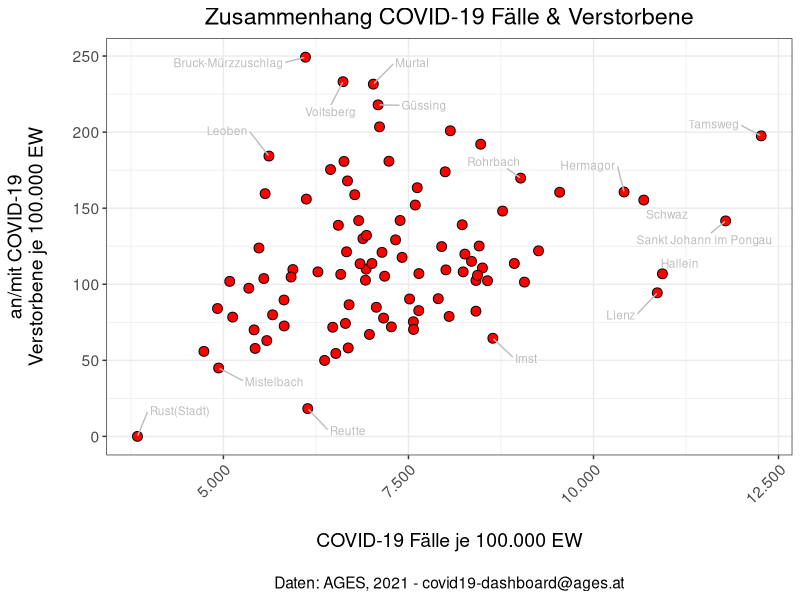
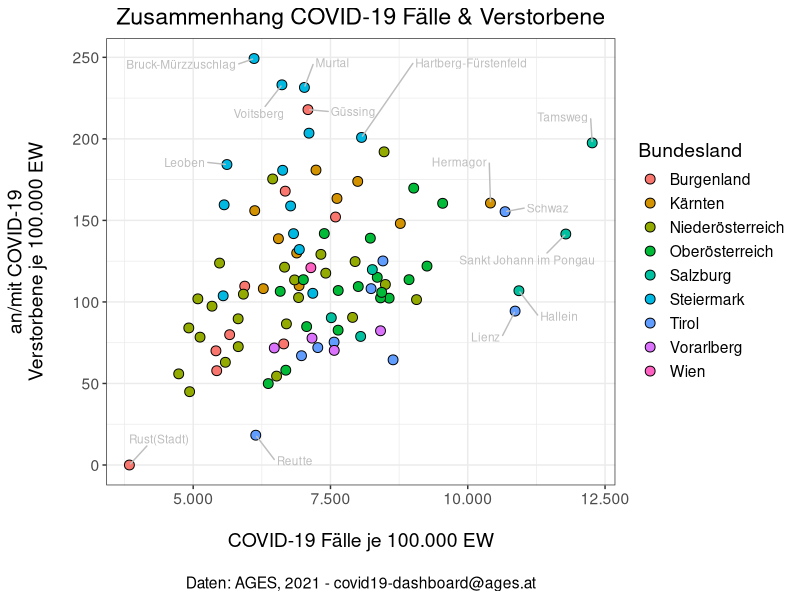
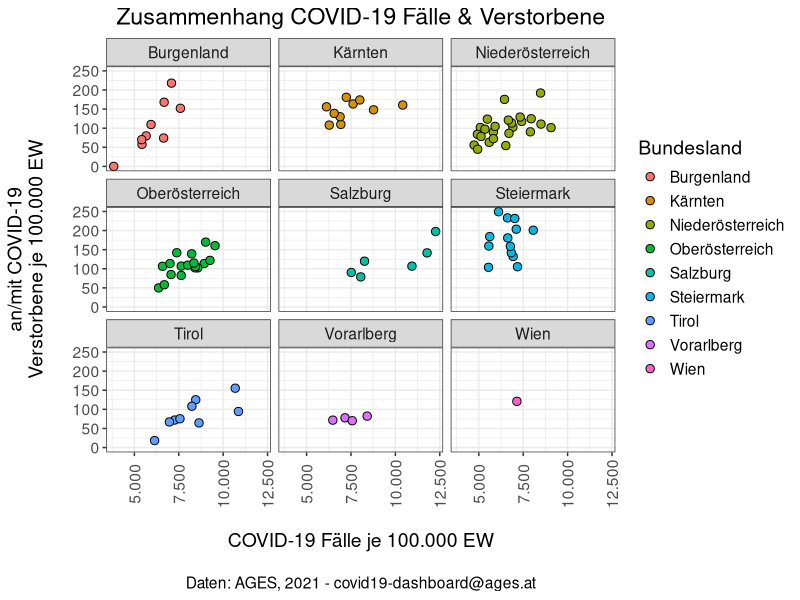
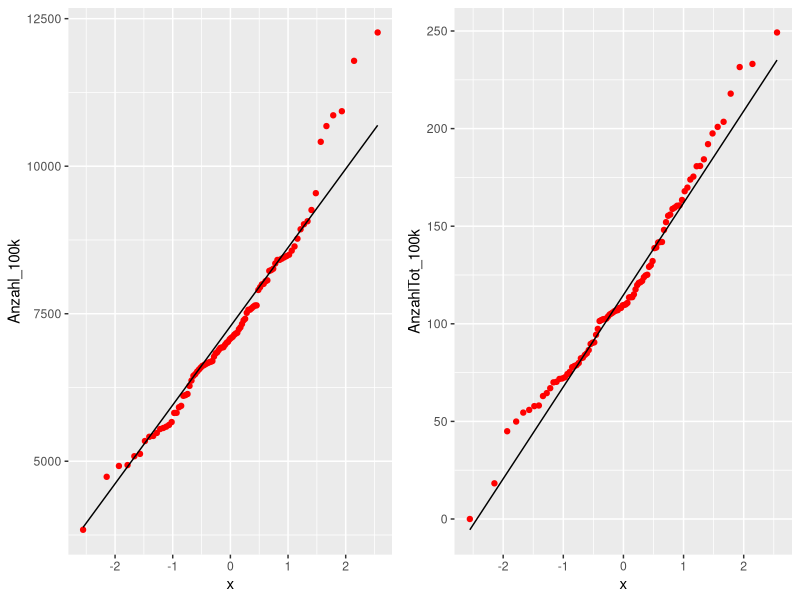
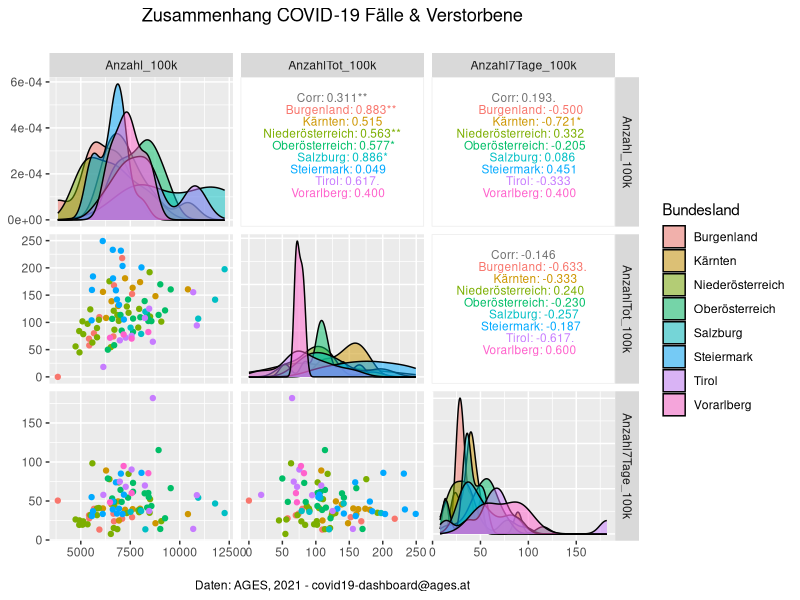
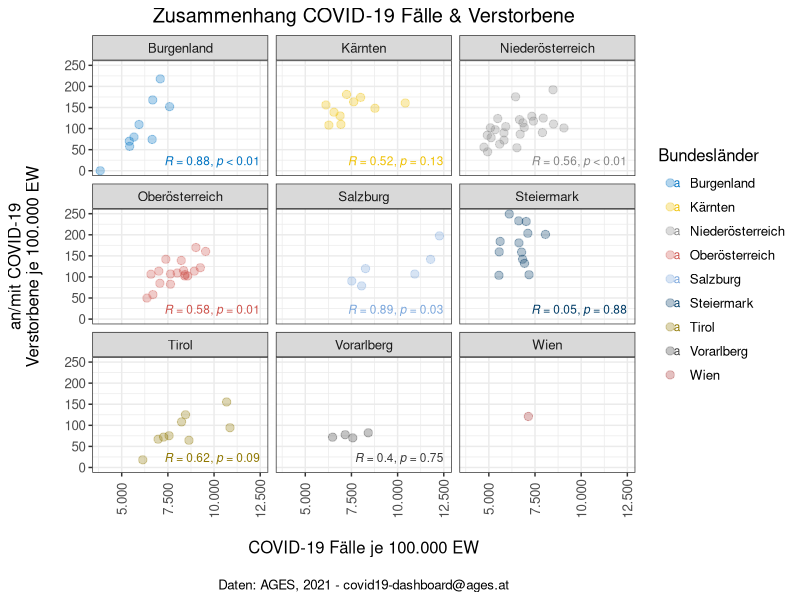
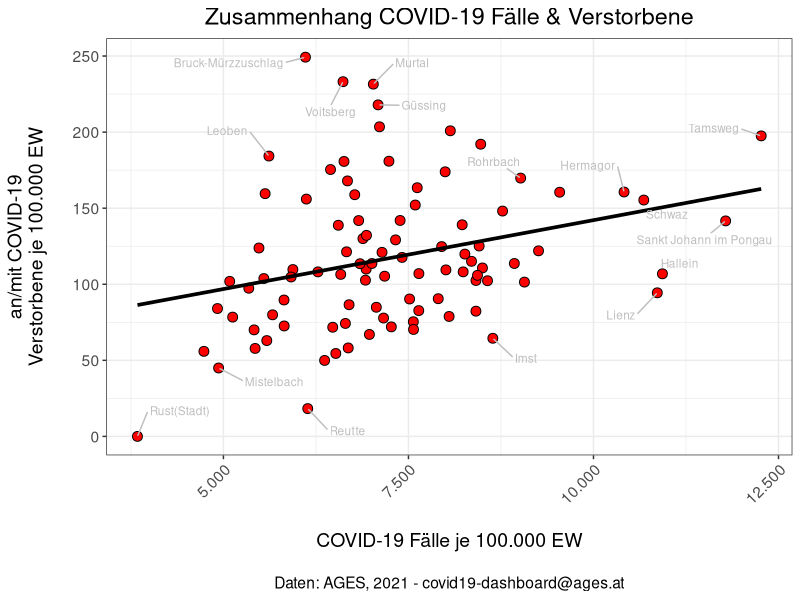
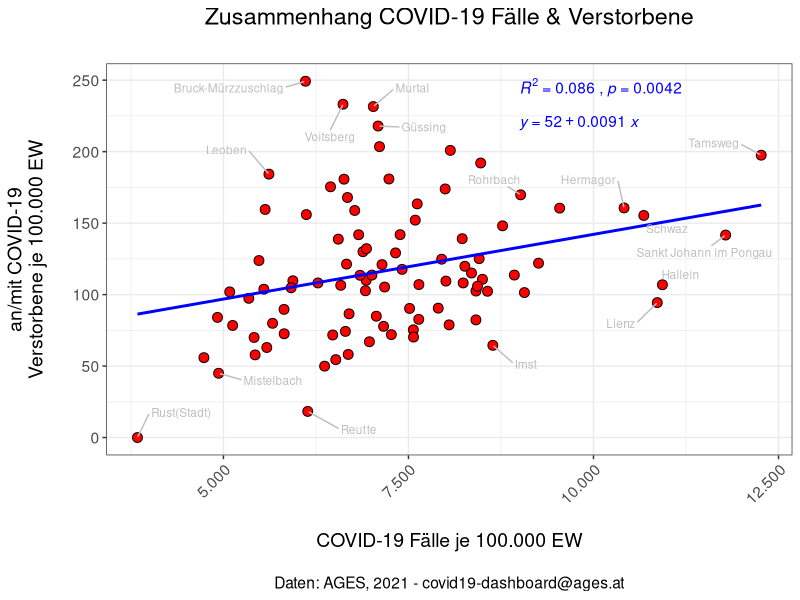

The R script that drew these images, in order:
## ---- chunk 1
myScriptname <- "10_metrische_zusammenhaenge"

knitr::asis_output(paste(
  "<p><strong>tl;dr: </strong>",
  "<a href=\"https://kamihoeferl.at/lehre/vu_sozwiss_1/",
  myScriptname,
  ".R\" type=\"application/octet-stream\">Her mit dem Code!</a></p>",
  sep = ""))
## ---- chunk 2
library(tidyverse)
library(scales)
library(ggrepel)

agesRohdaten <- read.csv2("data/agesRohdaten_25-05-21.csv", encoding = "UTF-8") %>%
  as_tibble()
covidCases <- agesRohdaten %>%
  mutate(Anzahl_100k = Anzahl/(AnzEinwohner/100000),
         AnzahlTot_100k = AnzahlTot/(AnzEinwohner/100000),
         Anzahl7Tage_100k = AnzahlFaelle7Tage/(AnzEinwohner/100000))
covidCases <- covidCases %>%
  mutate(bula = factor(floor(GKZ/100),
                       levels = c(1:9),
                       labels = c("Burgenland",
                                  "Kärnten",
                                  "Niederösterreich",
                                  "Oberösterreich",
                                  "Salzburg",
                                  "Steiermark",
                                  "Tirol",
                                  "Vorarlberg",
                                  "Wien")
                       )
         )
## ---- chunk 3
ggplot(covidCases, aes(x = Anzahl_100k, y = AnzahlTot_100k)) +
  geom_point(size = 3, shape=21, fill = "red") +
  ggrepel::geom_text_repel(aes(label = Bezirk),
                size = 3,
                color = "gray",
                box.padding = 1) +
  scale_x_continuous(labels = scales::label_comma(big.mark = ".", 
                                                  decimal.mark = ",")) +
  theme_bw() +
  theme(text = element_text(size = 14),
        plot.title = element_text(hjust = 0.5),
        plot.caption = element_text(hjust = 0.5),
        axis.text.x=element_text(angle = 45, hjust = 1)) +
  labs(title = "Zusammenhang COVID-19 Fälle & Verstorbene",
       x = "\nCOVID-19 Fälle je 100.000 EW",
       y = "an/mit COVID-19\nVerstorbene je 100.000 EW\n",
       caption = "\nDaten: AGES, 2021 - covid19-dashboard@ages.at",
       color = "Bundesland")
## ---- chunk 4
ggplot(covidCases, aes(x = Anzahl_100k, y = AnzahlTot_100k)) +
  geom_point(aes(fill = bula), shape=21, size = 3) +
  ggrepel::geom_text_repel(aes(label = Bezirk),
                size = 3,
                color = "gray",
                box.padding = 1) +  
  scale_x_continuous(labels = scales::label_comma(big.mark = ".", 
                                                  decimal.mark = ",")) +
  theme_bw() +
  theme(text = element_text(size = 14),
        plot.title = element_text(hjust = 0.5),
        plot.caption = element_text(hjust = 0.5)) +
  labs(title = "Zusammenhang COVID-19 Fälle & Verstorbene",
       x = "\nCOVID-19 Fälle je 100.000 EW",
       y = "an/mit COVID-19\nVerstorbene je 100.000 EW\n",
       caption = "\nDaten: AGES, 2021 - covid19-dashboard@ages.at",
       fill = "Bundesland")
## ---- chunk 5
ggplot(covidCases, aes(x = Anzahl_100k, y = AnzahlTot_100k)) +
  geom_point(aes(fill = bula), shape=21, size = 2.5) +
  scale_x_continuous(labels = scales::label_comma(big.mark = ".", 
                                                  decimal.mark = ",")) +
  theme_bw() +
  theme(text = element_text(size = 14),
        plot.title = element_text(hjust = 0.5),
        plot.caption = element_text(hjust = 0.5),
        axis.text.x=element_text(angle = 90, vjust = 0.5)) +
  labs(title = "Zusammenhang COVID-19 Fälle & Verstorbene",
       x = "\nCOVID-19 Fälle je 100.000 EW",
       y = "an/mit COVID-19\nVerstorbene je 100.000 EW\n",
       caption = "\nDaten: AGES, 2021 - covid19-dashboard@ages.at",
       fill = "Bundesland") +
  facet_wrap(~bula)
## ---- chunk 6
mySlideshow <- "eh9-2_zusammenhangsmasse_metrisch_v1"
mySlideWidth <- 600
mySlideHeight <- 450

knitr::asis_output(paste(
  "<iframe src=\"https://kamihoeferl.at/lehre/vu_sozwiss_1/___slides/",
  mySlideshow,
  ".html#1\" width=\"",
  mySlideWidth,
  "px\" height=\"",
  mySlideHeight,
  "px\" class=\"videoframe\" allowfullscreen>Your browser doesnot support iframes <a href=\"<https://kamihoeferl.at/lehre/vu_sozwiss_1/___slides/",
  mySlideshow,
  ".html#1\">click here to view the page directly.</a></iframe>", sep = ""))
knitr::asis_output(paste(
  "<div><a href=\"https://kamihoeferl.at/lehre/vu_sozwiss_1/___slides/",
  mySlideshow,
  ".pdf\">Die Slides als PDF</a></div><br>",
  sep = ""))
## ---- chunk 7
library(ggpubr)
q1 <- ggplot(covidCases, aes(sample = Anzahl_100k)) +
geom_qq(color = "red") +
geom_qq_line() +
labs(y = "Anzahl_100k")
q2 <- ggplot(covidCases, aes(sample = AnzahlTot_100k)) +
geom_qq(color = "red") +
geom_qq_line() +
labs(y = "AnzahlTot_100k")
ggarrange(q1, q2,
          # labels = c("AnzahlTot_100k", "AnzahlTot_100k"),
          ncol = 2, nrow = 1)
## ---- chunk 8
library(rstatix)
covidCases %>%
  summarise(across(c(Anzahl_100k,AnzahlTot_100k),
                   ~ rstatix::shapiro_test(.)$p.value))
## ---- chunk 9
cor.test(covidCases$Anzahl_100k, covidCases$AnzahlTot_100k, method = "spearman")
## ---- chunk 10
cor.test(covidCases$Anzahl_100k, covidCases$AnzahlTot_100k)
## ---- chunk 11
r_values <- covidCases %>%
  filter(GKZ != 900) %>%
  group_by(bula) %>%
  summarise(r = cor(Anzahl_100k, AnzahlTot_100k, method = "spearman"))
p_values <- covidCases %>%
  filter(GKZ != 900) %>%
  group_by(bula) %>%
  summarise(p = cor.test(Anzahl_100k, AnzahlTot_100k, method = "spearman")$p.value)
r_values %>%
  inner_join(p_values, by = c("bula")) %>%
  filter(p <= 0.05) %>%
  arrange(-r) %>%
  knitr::kable(digits = 2)
## ---- chunk 12
library(GGally)
covidCases %>%
  filter(GKZ != 900) %>%
  GGally::ggpairs(., columns = c("Anzahl_100k", "AnzahlTot_100k", "Anzahl7Tage_100k"),
          legend = 1,
          mapping = ggplot2::aes(color = bula),
          diag = list(continuous = wrap("densityDiag", alpha=0.5)),
          upper = list(continuous = wrap("cor", method = "spearman", size = 3))
          ) +
  theme(plot.title = element_text(hjust = 0.5),
        plot.caption = element_text(hjust = 0.5)) +
  labs(title = "Zusammenhang COVID-19 Fälle & Verstorbene\n",
       caption = "\nDaten: AGES, 2021 - covid19-dashboard@ages.at",
       fill = "Bundesland")
## ---- chunk 13
library(ggpubr)
ggscatter(covidCases, x = "Anzahl_100k", y = "AnzahlTot_100k",
          color = "bula", palette = "jco",
          alpha = 0.3,
          size = 2.5) +
  scale_x_continuous(labels = scales::label_comma(big.mark = ".",
                                                  decimal.mark = ",")) +
  facet_wrap(~bula) +
  stat_cor(aes(color = bula),
           method = "spearman",
           p.accuracy = 0.01, 
           r.accuracy = 0.01,
           size = 3,
           hjust = 1,
           label.x = 12500,
           label.y = 20) +
  theme_bw() +
  theme(text = element_text(size = 12),
        plot.title = element_text(hjust = 0.5),
        plot.caption = element_text(hjust = 0.5),
        axis.text.x=element_text(angle = 90, vjust = 0.5)) +
  labs(title = "Zusammenhang COVID-19 Fälle & Verstorbene",
       x = "\nCOVID-19 Fälle je 100.000 EW",
       y = "an/mit COVID-19\nVerstorbene je 100.000 EW\n",
       caption = "\nDaten: AGES, 2021 - covid19-dashboard@ages.at",
       color = "Bundesländer")
## ---- chunk 14
mySlideshow <- "eh9-3_regression_v1"
mySlideWidth <- 600
mySlideHeight <- 450

knitr::asis_output(paste(
  "<iframe src=\"https://kamihoeferl.at/lehre/vu_sozwiss_1/___slides/",
  mySlideshow,
  ".html#1\" width=\"",
  mySlideWidth,
  "px\" height=\"",
  mySlideHeight,
  "px\" class=\"videoframe\" allowfullscreen>Your browser doesnot support iframes <a href=\"<https://kamihoeferl.at/lehre/vu_sozwiss_1/___slides/",
  mySlideshow,
  ".html#1\">click here to view the page directly.</a></iframe>", sep = ""))
knitr::asis_output(paste(
  "<div><a href=\"https://kamihoeferl.at/lehre/vu_sozwiss_1/___slides/",
  mySlideshow,
  ".pdf\">Die Slides als PDF</a></div><br>",
  sep = ""))
## ---- chunk 15
ggplot(covidCases, aes(x = Anzahl_100k, y = AnzahlTot_100k)) +
  geom_point(size = 3, shape=21, fill = "red") +
  geom_smooth(method = "lm", formula= y~x, se = FALSE,
              size = 1.25, color = "black") +
  scale_x_continuous(labels = scales::label_comma(big.mark = ".", 
                                                  decimal.mark = ",")) +
  ggrepel::geom_text_repel(aes(label = Bezirk),
              size = 3,
              color = "gray",
              box.padding = 1) +
  theme_bw() +
  theme(text = element_text(size = 14),
        plot.title = element_text(hjust = 0.5),
        plot.caption = element_text(hjust = 0.5),
        axis.text.x=element_text(angle = 45, hjust = 1)) +
  labs(title = "Zusammenhang COVID-19 Fälle & Verstorbene",
       x = "\nCOVID-19 Fälle je 100.000 EW",
       y = "an/mit COVID-19\nVerstorbene je 100.000 EW\n",
       caption = "\nDaten: AGES, 2021 - covid19-dashboard@ages.at",
       color = "Bundesland")
## ---- chunk 16
ggscatter(covidCases, x = "Anzahl_100k", y = "AnzahlTot_100k",
          shape=21, size = 3, fill = "red", color = "black",
          add = "reg.line", add.params = list(color = "blue")) +
  stat_cor(aes(label = paste(..rr.label..,
                             ..p.label..,
                             sep = "~`,`~")),
           color = "blue",
           label.x = 9000,
           label.y = 245) +
  stat_regline_equation(color = "blue",
                        label.x = 9000,
                        label.y = 220) +
  ggrepel::geom_text_repel(aes(label = Bezirk),
            size = 3,
            color = "gray",
            box.padding = 1) +
  scale_x_continuous(labels = scales::label_comma(big.mark = ".", 
                                                  decimal.mark = ",")) +
  theme_bw() +
  theme(text = element_text(size = 14),
        plot.title = element_text(hjust = 0.5),
        plot.caption = element_text(hjust = 0.5),
        axis.text.x=element_text(angle = 45, hjust = 1)) +
  labs(title = "Zusammenhang COVID-19 Fälle & Verstorbene\n",
       x = "\nCOVID-19 Fälle je 100.000 EW",
       y = "an/mit COVID-19\nVerstorbene je 100.000 EW\n",
       caption = "\nDaten: AGES, 2021 - covid19-dashboard@ages.at")
## ---- chunk 17
ggscatter(covidCases, x = "Anzahl_100k", y = "AnzahlTot_100k",
          color = "bula",
          alpha = 0.3,
          size = 2.5,
          add = "reg.line",
          cor.coeff.args = list(method = "pearson",
                                label.sep = "\n")) +
  stat_cor(aes(label = paste(..rr.label..,
                             ..p.label..,
                             sep = "~`,`~"),
               color = bula),
           size = 3,
           label.x = 1500) +
  scale_x_continuous(labels = scales::label_comma(big.mark = ".",
                                                  decimal.mark = ",")) +
  theme_bw() +
  theme(text = element_text(size = 14),
        plot.title = element_text(hjust = 0.5),
        plot.caption = element_text(hjust = 0.5),
        axis.text.x=element_text(angle = 45, hjust = 1)) +
  labs(title = "Zusammenhang COVID-19 Fälle & Verstorbene\n",
       x = "\nCOVID-19 Fälle je 100.000 EW",
       y = "an/mit COVID-19\nVerstorbene je 100.000 EW\n",
       caption = "\nDaten: AGES, 2021 - covid19-dashboard@ages.at",
       color = "Bundesland")
## ---- chunk 18
ggscatter(covidCases, x = "Anzahl_100k", y = "AnzahlTot_100k",
  color = "bula", palette = "jco",
  alpha = 0.3,
  size = 2.5,
  add = "reg.line") +
  scale_x_continuous(labels = scales::label_comma(big.mark = ".",
                                                  decimal.mark = ",")) +
  facet_wrap(~bula) +
  stat_cor(aes(label = paste(..rr.label..,
                             ..p.label..,
                             sep = "~`,`~"),
               color = bula),
           p.accuracy = 0.01,
           size = 3,
           hjust = 1,
           label.x = 12500,
           label.y = 20) +
  theme_bw() +
  theme(text = element_text(size = 12),
        plot.title = element_text(hjust = 0.5),
        plot.caption = element_text(hjust = 0.5),
        axis.text.x=element_text(angle = 90, vjust = 0.5)) +
  labs(title = "Zusammenhang COVID-19 Fälle & Verstorbene",
       x = "\nCOVID-19 Fälle je 100.000 EW",
       y = "an/mit COVID-19\nVerstorbene je 100.000 EW\n",
       caption = "\nDaten: AGES, 2021 - covid19-dashboard@ages.at",
       fill = "Bundesland")
## ---- chunk 19
r_values %>%
  inner_join(p_values, by = c("bula")) %>%
  filter(p <= 0.05) %>%
  arrange(-r) %>%
  knitr::kable(digits = 2)
